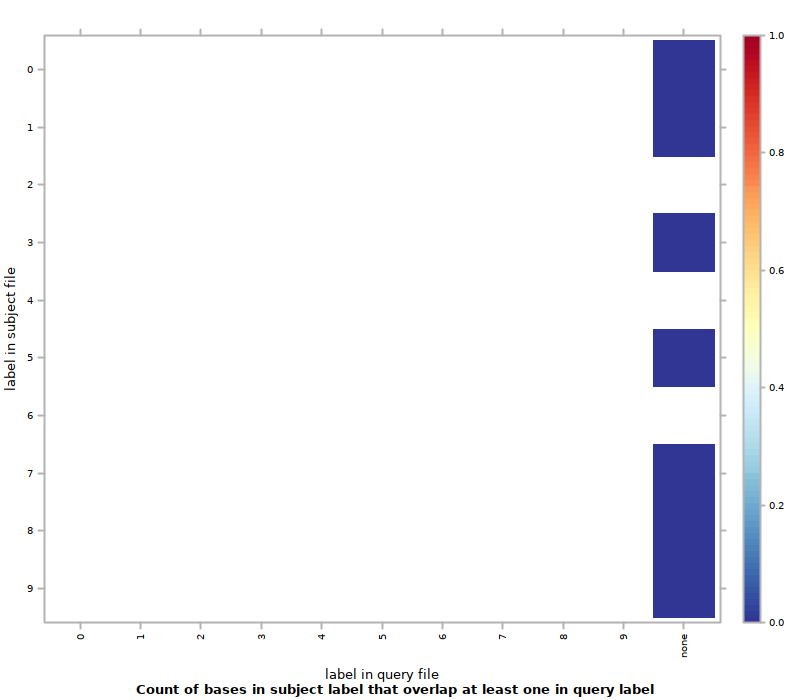

Recreate this plot in R.
#!/usr/bin/env Rscript
## transcript produced by Segtools 1.1.14

segtools.r.dirname <-
  system2("python",
          c("-c", "'import segtools; print segtools.get_r_dirname()'"),
          stdout = TRUE)

source(file.path(segtools.r.dirname, 'common.R'))
source(file.path(segtools.r.dirname, 'overlap.R'))
save.overlap.performance('./MCseq30bp100bp/overlap-direct', 'overlap.performance', './MCseq30bp100bp/overlap-direct/overlap.tab', row.normalize = 'FALSE', mnemonic_file = '', clobber = FALSE, col_mnemonic_file = '')
save.overlap.heatmap('./MCseq30bp100bp/overlap-direct', 'overlap', './MCseq30bp100bp/overlap-direct/overlap.tab', clobber = FALSE, col_mnemonic_file = '', cluster = FALSE, max_contrast = FALSE, row.normalize = 'FALSE', mnemonic_file = '')
